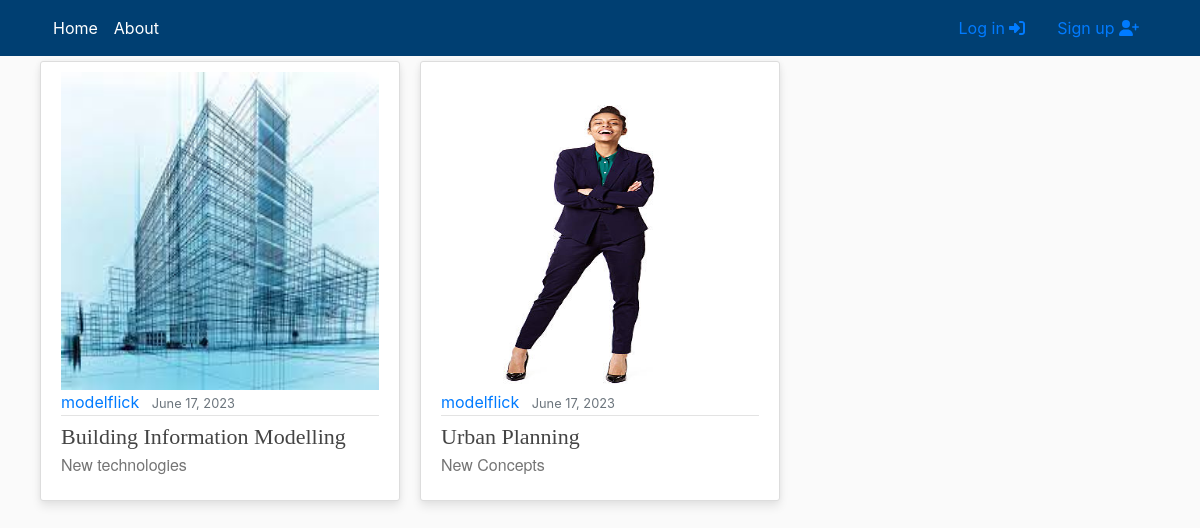
The page / on the database its author committed.
### main/models.py (models this page shows, shortened)
class ArticleSeries(models.Model):
    def image_upload_to(self, instance=None):
        if instance:
            return os.path.join("ArticleSeries", slugify(self.slug), instance)
        return None
    title = models.CharField(max_length=200)
    subtitle = models.CharField(max_length=200, default = '', blank = True)
    slug = models.SlugField('Article slug', null=False, blank= False, unique=True)
    published = models.DateTimeField('Date published', default=timezone.now)
    author = models.ForeignKey(get_user_model(), default=1, on_delete=models.SET_DEFAULT)
    image = models.ImageField(default = 'default/noimage.jpg',upload_to = image_upload_to, max_length = 255)
    class Meta:
        verbose_name_plural = 'Series'
        ordering = ['-published']

### users/models.py (models this page shows)
class CustomUser(AbstractUser):
    def image_upload_to(self, instance=None):
        if instance:
            return os.path.join("Users", self.username, instance)
        return None
    STATUS = (
        ('regular','regular'),
        ('subscriber','subscriber'),
        ('moderator','moderator')
    )
    email = models.EmailField(unique=True)
    status = models.CharField(max_length=100, choices=STATUS, default='regular')
    description = models.TextField('Description', max_length=600, default='', blank = True)
    image = models.ImageField(default = 'default/user.jpg',upload_to = image_upload_to)
    def __str__(self):
        return self.username

### main/views.py (the view)
# urls.py: path('', views.home, name = 'home'),
def home(request):
    matching_series = ArticleSeries.objects.all()
    return render(
        request=request,
        template_name = 'main/home.html',
        context = {'objects': matching_series}
        )

### main/templates/main/home.html
{% extends "main/header.html" %}
{% block content %}
    <div class="row display-flex justify-content-start">
    {% for object in objects %}
        <div class="col-lg-4 col-md-6 col-sm-12 mobiledevice">
            <article class="media content-section customhover" style="height: 95%;">
                <div class="media-body">
                    <a href="/{{object.slug}}">
                        <div class="aspect-ratio-box">
                            <img class="img-fluid" src="{{ object.image.url }}" alt="Image">
                        </div>
                    </a>
                    <div class="article-metadata">
                        <a class='mr-2' href="{% url 'profile' object.author %}">{{ object.author }}</a>
                        <small class="text-muted">{{ object.published|date:"F d, Y" }}</small>
                    </div>
                    <div>
                        <a class="article-title line-clamp-2 title-style" style="font-size: 22px" href="/{{object.slug}}">
                            {{ object.title }}
                        </a>
                        <a href="/{{object.slug}}" style="text-decoration: none;">
                            <p class="article-content line-clamp-5 subtitle-style">{{ object.subtitle }}</p>
                        </a>
                    </div>
                </div>
            </article>
        </div>
    {% endfor %}
    </div>
{% endblock content %}

### main/static/main/main.css (style rules this page uses)
:root { --footercolor: #003F72; --navbarcolor: #003F72; --btncolor: #003F72; --socialcolor: #003F72; --brightText: #ffffff; }
body { background: #fafafa; }
.content-section { background: #ffffff; padding: 10px 20px; border: 1px solid #dddddd; border-radius: 3px; margin-bottom: 20px; }
.article-title { color: #444444; }
.article-content { white-space: pre-line; }
.article-metadata { padding-bottom: 1px; margin-bottom: 4px; border-bottom: 1px solid #e3e3e3 }
.row.display-flex { display: flex; flex-wrap: wrap; }
.row.display-flex > [class*='col-'] { flex-grow: 1; }
.customhover { background: #fff; box-shadow: 0 6px 10px rgba(0,0,0,.08), 0 0 6px rgba(0,0,0,.05); transition: .3s transform cubic-bezier(.155,1.105,.295,1.12),.3s box-shadow,.3s -webkit-transform cubic-bezier(.155,1.105,.295,1.12); cursor: pointer; }
@media screen and (min-width: 600px) { .mobiledevice { padding-left: 10px; padding-right: 10px; } }
.title-style { font-family: fell, Georgia, Cambria, 'Times New Roman', Times, serif !important; }
.subtitle-style { font-family: sohne, 'Helvetica Neue', Helvetica, Arial, sans-serif !important; color: rgba(117, 117, 117, 1) !important; }
.aspect-ratio-box { position: relative; }
.aspect-ratio-box::after { display: block; content: ''; padding-bottom: 100%; }
.aspect-ratio-box img { position: absolute; left: 0; right: 0; width: 100%; height: 100%; }

### rows shown on the page
ArticleSeries: image (picture), author "modelflick", published "June 17, 2023", title "Building Information Modelling", subtitle "New technologies"
ArticleSeries: image (picture), author "modelflick", published "June 17, 2023", title "Urban Planning", subtitle "New Concepts"
